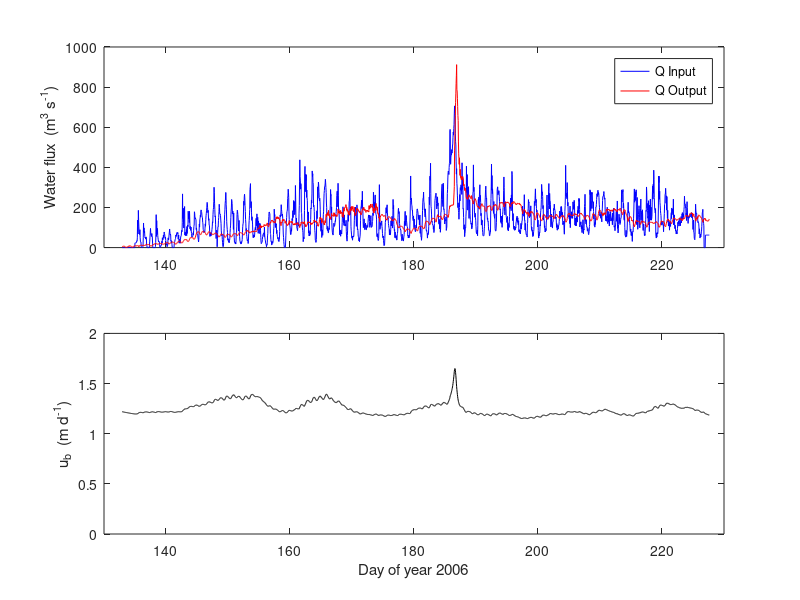

This chart was generated by the following MATLAB code:
load Bartholomaus2011_Fig7.txt

t = Bartholomaus2011_Fig7(:,1);
Q_in = Bartholomaus2011_Fig7(:,2);
Q_out = Bartholomaus2011_Fig7(:,3);
U_sliding = Bartholomaus2011_Fig7(:,4);

fprintf('data has %d records, from day %.2f to day %.2f ...\n',length(t),min(t),max(t))

subplot(2,1,1)
plot(t,Q_in,'b',t,Q_out,'r')
legend('Q Input','Q Output')
ylabel('Water flux  (m^3 s^{-1})')
axis([130 230 0 1000])

subplot(2,1,2)
plot(t,U_sliding,'k')
xlabel('Day of year 2006')
ylabel('u_b  (m d^{-1})')
axis([130 230 0 2])

